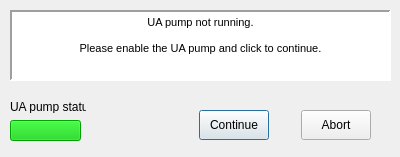
<?xml version="1.0" encoding="UTF-8"?>
<ui version="4.0">
 <class>wtf_user_prompt</class>
 <widget class="QDialog" name="wtf_user_prompt">
  <property name="geometry">
   <rect>
    <x>0</x>
    <y>0</y>
    <width>400</width>
    <height>157</height>
   </rect>
  </property>
  <property name="minimumSize">
   <size>
    <width>400</width>
    <height>157</height>
   </size>
  </property>
  <property name="font">
   <font>
    <weight>75</weight>
    <bold>true</bold>
   </font>
  </property>
  <property name="windowTitle">
   <string>Dialog</string>
  </property>
  <widget class="QWidget" name="layoutWidget">
   <property name="geometry">
    <rect>
     <x>180</x>
     <y>100</y>
     <width>211</width>
     <height>51</height>
    </rect>
   </property>
   <layout class="QHBoxLayout" name="cont_abort_horz">
    <property name="spacing">
     <number>13</number>
    </property>
    <property name="sizeConstraint">
     <enum>QLayout::SetNoConstraint</enum>
    </property>
    <item>
     <widget class="QPushButton" name="continue_button">
      <property name="sizePolicy">
       <sizepolicy hsizetype="Minimum" vsizetype="Minimum">
        <horstretch>0</horstretch>
        <verstretch>0</verstretch>
       </sizepolicy>
      </property>
      <property name="maximumSize">
       <size>
        <width>70</width>
        <height>30</height>
       </size>
      </property>
      <property name="font">
       <font>
        <weight>50</weight>
        <bold>false</bold>
       </font>
      </property>
      <property name="text">
       <string>Continue</string>
      </property>
     </widget>
    </item>
    <item>
     <widget class="QPushButton" name="abort_button">
      <property name="sizePolicy">
       <sizepolicy hsizetype="Minimum" vsizetype="Minimum">
        <horstretch>0</horstretch>
        <verstretch>0</verstretch>
       </sizepolicy>
      </property>
      <property name="maximumSize">
       <size>
        <width>70</width>
        <height>30</height>
       </size>
      </property>
      <property name="font">
       <font>
        <weight>50</weight>
        <bold>false</bold>
       </font>
      </property>
      <property name="text">
       <string>Abort</string>
      </property>
     </widget>
    </item>
   </layout>
  </widget>
  <widget class="QTextBrowser" name="user_prompt_output">
   <property name="geometry">
    <rect>
     <x>10</x>
     <y>10</y>
     <width>381</width>
     <height>71</height>
    </rect>
   </property>
   <property name="frameShape">
    <enum>QFrame::Panel</enum>
   </property>
   <property name="frameShadow">
    <enum>QFrame::Sunken</enum>
   </property>
   <property name="lineWidth">
    <number>2</number>
   </property>
   <property name="html">
    <string>&lt;!DOCTYPE HTML PUBLIC &quot;-//W3C//DTD HTML 4.0//EN&quot; &quot;http://www.w3.org/TR/REC-html40/strict.dtd&quot;&gt;
&lt;html&gt;&lt;head&gt;&lt;meta name=&quot;qrichtext&quot; content=&quot;1&quot; /&gt;&lt;style type=&quot;text/css&quot;&gt;
p, li { white-space: pre-wrap; }
&lt;/style&gt;&lt;/head&gt;&lt;body style=&quot; font-family:'MS Shell Dlg 2'; font-size:8.25pt; font-weight:600; font-style:normal;&quot;&gt;
&lt;p align=&quot;center&quot; style=&quot; margin-top:0px; margin-bottom:0px; margin-left:0px; margin-right:0px; -qt-block-indent:0; text-indent:0px;&quot;&gt;&lt;span style=&quot; font-weight:400;&quot;&gt;UA pump not running.&lt;/span&gt;&lt;/p&gt;
&lt;p align=&quot;center&quot; style=&quot;-qt-paragraph-type:empty; margin-top:0px; margin-bottom:0px; margin-left:0px; margin-right:0px; -qt-block-indent:0; text-indent:0px; font-weight:400;&quot;&gt;&lt;br /&gt;&lt;/p&gt;
&lt;p align=&quot;center&quot; style=&quot; margin-top:0px; margin-bottom:0px; margin-left:0px; margin-right:0px; -qt-block-indent:0; text-indent:0px;&quot;&gt;&lt;span style=&quot; font-weight:400;&quot;&gt;Please enable the UA pump and click to continue.&lt;/span&gt;&lt;/p&gt;&lt;/body&gt;&lt;/html&gt;</string>
   </property>
  </widget>
  <widget class="Switch" name="ua_pump_status">
   <property name="enabled">
    <bool>false</bool>
   </property>
   <property name="geometry">
    <rect>
     <x>10</x>
     <y>120</y>
     <width>71</width>
     <height>21</height>
    </rect>
   </property>
   <property name="palette">
    <palette>
     <active>
      <colorrole role="Button">
       <brush brushstyle="SolidPattern">
        <color alpha="255">
         <red>0</red>
         <green>197</green>
         <blue>0</blue>
        </color>
       </brush>
      </colorrole>
      <colorrole role="ButtonText">
       <brush brushstyle="SolidPattern">
        <color alpha="255">
         <red>0</red>
         <green>0</green>
         <blue>0</blue>
        </color>
       </brush>
      </colorrole>
      <colorrole role="Base">
       <brush brushstyle="SolidPattern">
        <color alpha="255">
         <red>0</red>
         <green>197</green>
         <blue>0</blue>
        </color>
       </brush>
      </colorrole>
      <colorrole role="Window">
       <brush brushstyle="SolidPattern">
        <color alpha="255">
         <red>0</red>
         <green>197</green>
         <blue>0</blue>
        </color>
       </brush>
      </colorrole>
     </active>
     <inactive>
      <colorrole role="Button">
       <brush brushstyle="SolidPattern">
        <color alpha="255">
         <red>0</red>
         <green>197</green>
         <blue>0</blue>
        </color>
       </brush>
      </colorrole>
      <colorrole role="ButtonText">
       <brush brushstyle="SolidPattern">
        <color alpha="255">
         <red>0</red>
         <green>0</green>
         <blue>0</blue>
        </color>
       </brush>
      </colorrole>
      <colorrole role="Base">
       <brush brushstyle="SolidPattern">
        <color alpha="255">
         <red>0</red>
         <green>197</green>
         <blue>0</blue>
        </color>
       </brush>
      </colorrole>
      <colorrole role="Window">
       <brush brushstyle="SolidPattern">
        <color alpha="255">
         <red>0</red>
         <green>197</green>
         <blue>0</blue>
        </color>
       </brush>
      </colorrole>
     </inactive>
     <disabled>
      <colorrole role="Button">
       <brush brushstyle="SolidPattern">
        <color alpha="255">
         <red>0</red>
         <green>197</green>
         <blue>0</blue>
        </color>
       </brush>
      </colorrole>
      <colorrole role="ButtonText">
       <brush brushstyle="SolidPattern">
        <color alpha="255">
         <red>0</red>
         <green>0</green>
         <blue>0</blue>
        </color>
       </brush>
      </colorrole>
      <colorrole role="Base">
       <brush brushstyle="SolidPattern">
        <color alpha="255">
         <red>0</red>
         <green>197</green>
         <blue>0</blue>
        </color>
       </brush>
      </colorrole>
      <colorrole role="Window">
       <brush brushstyle="SolidPattern">
        <color alpha="255">
         <red>0</red>
         <green>197</green>
         <blue>0</blue>
        </color>
       </brush>
      </colorrole>
     </disabled>
    </palette>
   </property>
   <property name="autoFillBackground">
    <bool>false</bool>
   </property>
   <property name="styleSheet">
    <string notr="true">background-color:#00c500</string>
   </property>
   <property name="text">
    <string/>
   </property>
  </widget>
  <widget class="QLabel" name="label">
   <property name="geometry">
    <rect>
     <x>10</x>
     <y>100</y>
     <width>76</width>
     <height>13</height>
    </rect>
   </property>
   <property name="font">
    <font>
     <weight>50</weight>
     <bold>false</bold>
    </font>
   </property>
   <property name="text">
    <string>UA pump status</string>
   </property>
  </widget>
 </widget>
 <customwidgets>
  <customwidget>
   <class>Switch</class>
   <extends>QPushButton</extends>
   <header location="global">ui_elements.switch</header>
  </customwidget>
 </customwidgets>
 <resources/>
 <connections/>
</ui>
